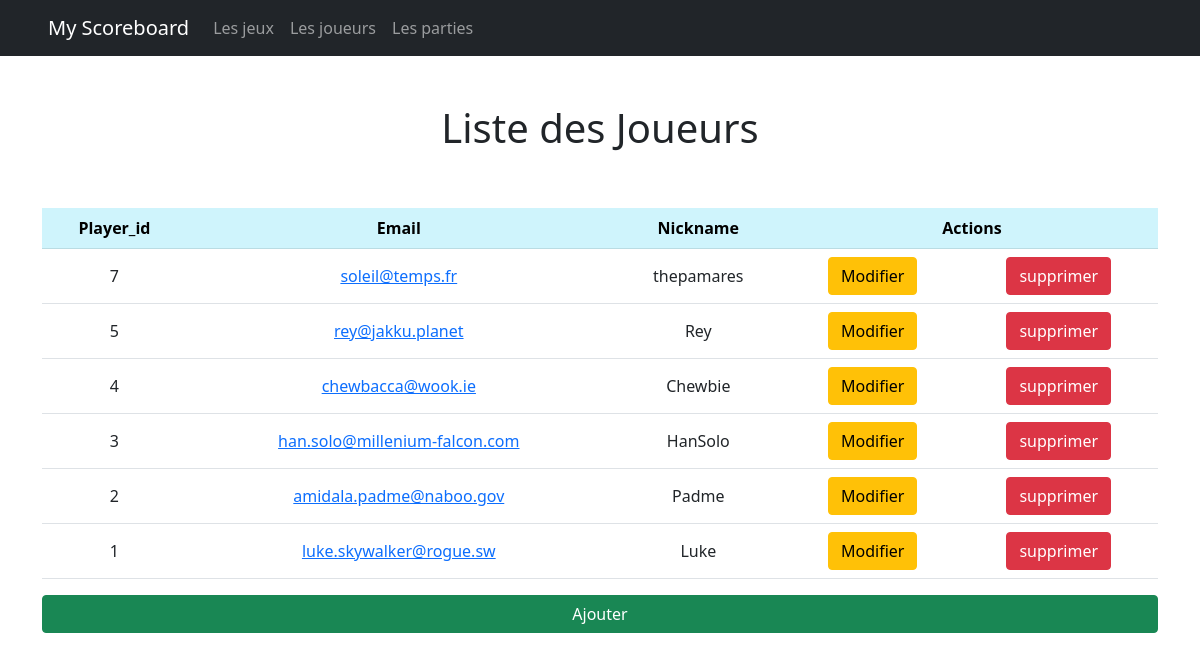
Screenshot of /joueurs with the database file from the repository.
### tables this page shows
CREATE TABLE `player` (
  `player_id` int(11) NOT NULL,
  `email` varchar(255) NOT NULL,
  `nickname` varchar(100) NOT NULL
);

### controller/joueursController.controller.php (called while the page is built, shortened)
<?php
require "models/joueurManager.class.php";
class PlayersController {
    private $_playerManager;
    public function __construct() {
        $this->_playerManager = new PlayerManager();
        $this->_playerManager->chargementPlayers();
    }
    public function afficherListePlayers() {
        $players = $this->_playerManager->getPlayers();
        require "views/listeDesJoueurs.views.php";
    }
}

### models/joueurManager.class.php (called while the page is built, shortened)
<?php
require_once "model.class.php";
require_once "joueur.class.php";
class PlayerManager extends Model {
    private $players;
    public function ajouterPlayer($player){
        $this->players[] = $player;
    }
    public function getPlayers()
    {
        return $this->players;
    }
    public function chargementPlayers()
    {
        $req = $this->getBdd()->prepare('SELECT * FROM player ORDER bY player_id desc');
        $req->execute();
        $players = $req->fetchAll(PDO::FETCH_ASSOC);
    }
}

### models/joueur.class.php (called while the page is built, shortened)
<?php
class player {
    private $_player_id;
    private $_email;
    private $_nickname;
    public function __construct($player_id,$email,$nickname)
    {
        $this->_player_id = $player_id;
        $this->_email = $email;
        $this->_nickname = $nickname;
    }
    public function getPlayerId() {
        return $this->_player_id;
    }
    public function getEmail() {
        return $this->_email;
    }
    public function getNickname() {
        return $this->_nickname;
    }
}

### models/model.class.php (called while the page is built, shortened)
<?php
abstract class Model {
    private static $pdo;
    public static function setBdd() {
        self::$pdo = New PDO('mysql:host=localhost;dbname=wf3_php_final_pamela;charset=utf8mb4','root','');
        self::$pdo->setAttribute(PDO::ATTR_ERRMODE, PDO::ERRMODE_WARNING);
    }
    public function getBdd() {
        return self::$pdo;
    }
}

### views/listeDesJoueurs.views.php (the view, shortened to what this page needs)
<h1 class= 'text-center py-5'>Liste des Joueurs</h1>
<table class="table text-center">
    <tr class="table-info">
        <th> Player_id</th>
        <th>Email</th>
        <th>Nickname</th>
        <th colspan="2">Actions</th>
    </tr>
    <?php for($i=0; $i < count($players); $i++) : ?>
        <tr>
            <td class="align-middle">
              <?= $players[$i]->getPlayerId(); ?>
            </td>
            <td class="align-middle">
              <a href="<?= URL ?>joueurs/l/<?= $players[$i]->getPlayerId(); ?>"><?= $players[$i]->getEmail(); ?></a>
            </td>
            <td class="align-middle"><?= $players[$i]->getNickname(); ?></td>
            <td class="align-middle">
              <a href="<?= URL ?>joueurs/m/<?= $players[$i]->getPlayerId(); ?>" class="btn btn-warning">Modifier</a>
            </td>
            <td class="align-middle">
              <a href="<?= URL?>joueurs/s/<?= $players[$i]->getPlayerId(); ?>"  onclick="return confirm('Voulez vous vraiment supprimer ce joueur ?')" class="btn btn-danger">supprimer</a>
            </td>
        </tr>
    <?php endfor ?>
</table>
<a href="<?= URL ?>joueurs/a" class="btn btn-success d-block">Ajouter</a>
<?php
require "layout.php";

### rows the page displays
player: player_id "7", email "soleil@temps.fr", nickname "thepamares"
player: player_id "5", email "rey@jakku.planet", nickname "Rey"
player: player_id "4", email "chewbacca@wook.ie", nickname "Chewbie"
player: player_id "3", email "han.solo@millenium-falcon.com", nickname "HanSolo"
player: player_id "2", email "amidala.padme@naboo.gov", nickname "Padme"
player: player_id "1", email "luke.skywalker@rogue.sw", nickname "Luke"
